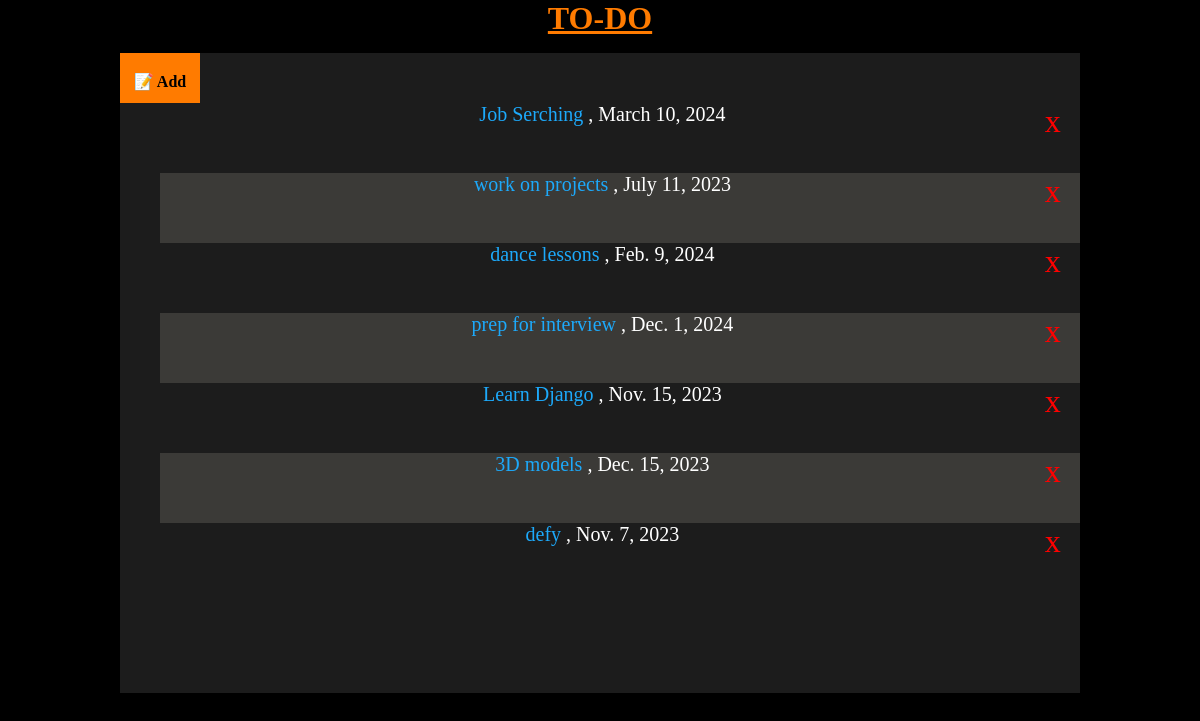
The page / on the database its author committed.
### todoapp/models.py (models this page shows, shortened)
class task(models.Model):
    title = models.CharField(max_length=100)
    discription = models.CharField(max_length=255)
    set_date = models.DateField()

### todoapp/views.py (the view, shortened to what this page needs)
# urls.py: path('',views.index,name='index'),
def index(request):
    template = 'main/index.html'
    form = taskform(request.POST or None)
    task = tk.objects.all().values()
    return render(request, template, context={'task': task, 'form': form})

### todoapp/templates/main/index.html (shortened to what this page needs)
<!DOCTYPE html>
<html lang="en">
    {% load static %}
    {% load crispy_forms_tags %}
<head>
    <link rel="stylesheet" href="{% static 'css/index.css' %}">
</head>
<body>
    <h1>TO-DO</h1>
    <div class="main">
       {% block content %}
            <button id="x" onclick="add()"> &#128221; Add</button>
        <ol>
            {% for t in task %}
            <li title="{{ t.discription }}"> <a href="update/{{t.id}}"> {{ t.title }} </a> , {{ t.set_date }} <a href="delete/{{ t.id }}" class="x">x</a> </li>
            {% endfor %}
         </ol>
       {% endblock %}
    </div>
</body>
</html>

### todoapp/static/css/index.css (style rules this page uses)
* { box-sizing: border-box; margin: 0; }
:root { --bcolor1: rgb(51, 50, 50); --bcolor2: rgb(255, 123, 0); }
body { background-color: black; font-family: cursive; color: white; display: flex; flex-direction: column; justify-items: center; align-items: center; }
h1 { text-decoration: underline; text-align: center; color: var(--bcolor2); }
.main { margin-top: 1rem; width: 80%; height: 80vh; background-color: rgb(28 28 28); display: flex; flex-direction: column; overflow-y: scroll; }
#x { background-color: var(--bcolor2); width: 80px; height: 50px; font-size: 1rem; padding-top: 8px; font-family: cursive; font-weight: bold; float: left; border: none; }
li { width: 100%; height: 70px; font-size: 1.25rem; text-align: center; display: block; }
li:nth-child(even) { background-color: rgb(59, 58, 55); }
a { text-decoration: none; }
.x { color: red; font-size: 2rem; float: right; margin-right: 1.2rem; }
a { text-decoration: none; color: rgb(29, 169, 250); }

### rows shown on the page
task: title "Job Serching", set_date "March 10, 2024"
task: title "work on projects", set_date "July 11, 2023"
task: title "dance lessons", set_date "Feb. 9, 2024"
task: title "prep for interview", set_date "Dec. 1, 2024"
task: title "Learn Django", set_date "Nov. 15, 2023"
task: title "3D models", set_date "Dec. 15, 2023"
task: title "defy", set_date "Nov. 7, 2023"
